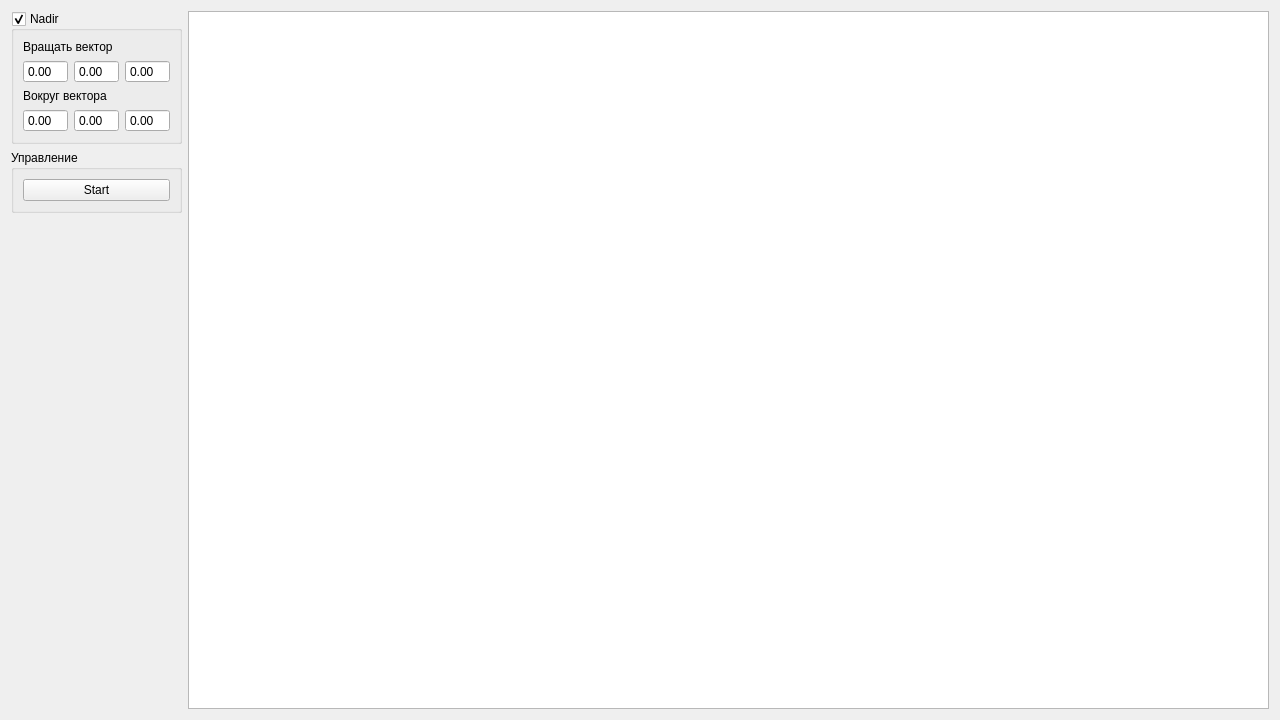
<?xml version="1.0" encoding="UTF-8"?>
<ui version="4.0">
 <class>Form</class>
 <widget class="QWidget" name="Form">
  <property name="geometry">
   <rect>
    <x>0</x>
    <y>0</y>
    <width>1280</width>
    <height>720</height>
   </rect>
  </property>
  <property name="windowTitle">
   <string>Form</string>
  </property>
  <layout class="QGridLayout" name="gridLayout">
   <item row="2" column="0">
    <spacer name="verticalSpacer">
     <property name="orientation">
      <enum>Qt::Vertical</enum>
     </property>
     <property name="sizeHint" stdset="0">
      <size>
       <width>20</width>
       <height>40</height>
      </size>
     </property>
    </spacer>
   </item>
   <item row="1" column="0">
    <widget class="QGroupBox" name="groupBox">
     <property name="sizePolicy">
      <sizepolicy hsizetype="Preferred" vsizetype="Minimum">
       <horstretch>0</horstretch>
       <verstretch>0</verstretch>
      </sizepolicy>
     </property>
     <property name="title">
      <string>Управление</string>
     </property>
     <layout class="QGridLayout" name="gridLayout_3">
      <item row="0" column="0">
       <widget class="QPushButton" name="StartStopBtn">
        <property name="text">
         <string>Start</string>
        </property>
       </widget>
      </item>
     </layout>
    </widget>
   </item>
   <item row="0" column="0">
    <widget class="QGroupBox" name="groupBox_2">
     <property name="title">
      <string>Nadir</string>
     </property>
     <property name="flat">
      <bool>false</bool>
     </property>
     <property name="checkable">
      <bool>true</bool>
     </property>
     <property name="checked">
      <bool>true</bool>
     </property>
     <layout class="QGridLayout" name="gridLayout_2">
      <item row="0" column="0" colspan="3">
       <widget class="QLabel" name="R_lbl">
        <property name="text">
         <string>Вращать вектор</string>
        </property>
       </widget>
      </item>
      <item row="1" column="0">
       <widget class="QDoubleSpinBox" name="R_x">
        <property name="frame">
         <bool>true</bool>
        </property>
        <property name="buttonSymbols">
         <enum>QAbstractSpinBox::NoButtons</enum>
        </property>
        <property name="keyboardTracking">
         <bool>false</bool>
        </property>
        <property name="minimum">
         <double>-99.989999999999995</double>
        </property>
        <property name="singleStep">
         <double>0.010000000000000</double>
        </property>
       </widget>
      </item>
      <item row="2" column="0" colspan="3">
       <widget class="QLabel" name="V_lbl">
        <property name="text">
         <string>Вокруг вектора</string>
        </property>
       </widget>
      </item>
      <item row="1" column="2">
       <widget class="QDoubleSpinBox" name="R_z">
        <property name="buttonSymbols">
         <enum>QAbstractSpinBox::NoButtons</enum>
        </property>
        <property name="keyboardTracking">
         <bool>false</bool>
        </property>
        <property name="minimum">
         <double>-99.989999999999995</double>
        </property>
        <property name="singleStep">
         <double>0.010000000000000</double>
        </property>
       </widget>
      </item>
      <item row="1" column="1">
       <widget class="QDoubleSpinBox" name="R_y">
        <property name="buttonSymbols">
         <enum>QAbstractSpinBox::NoButtons</enum>
        </property>
        <property name="keyboardTracking">
         <bool>false</bool>
        </property>
        <property name="minimum">
         <double>-99.989999999999995</double>
        </property>
        <property name="singleStep">
         <double>0.010000000000000</double>
        </property>
       </widget>
      </item>
      <item row="3" column="0">
       <widget class="QDoubleSpinBox" name="V_x">
        <property name="buttonSymbols">
         <enum>QAbstractSpinBox::NoButtons</enum>
        </property>
        <property name="keyboardTracking">
         <bool>false</bool>
        </property>
        <property name="minimum">
         <double>-99.989999999999995</double>
        </property>
        <property name="singleStep">
         <double>0.010000000000000</double>
        </property>
       </widget>
      </item>
      <item row="3" column="1">
       <widget class="QDoubleSpinBox" name="V_y">
        <property name="buttonSymbols">
         <enum>QAbstractSpinBox::NoButtons</enum>
        </property>
        <property name="keyboardTracking">
         <bool>false</bool>
        </property>
        <property name="minimum">
         <double>-99.989999999999995</double>
        </property>
        <property name="singleStep">
         <double>0.010000000000000</double>
        </property>
       </widget>
      </item>
      <item row="3" column="2">
       <widget class="QDoubleSpinBox" name="V_z">
        <property name="frame">
         <bool>true</bool>
        </property>
        <property name="buttonSymbols">
         <enum>QAbstractSpinBox::NoButtons</enum>
        </property>
        <property name="keyboardTracking">
         <bool>false</bool>
        </property>
        <property name="minimum">
         <double>-99.989999999999995</double>
        </property>
        <property name="singleStep">
         <double>0.010000000000000</double>
        </property>
       </widget>
      </item>
     </layout>
    </widget>
   </item>
   <item row="0" column="1" rowspan="3">
    <widget class="QTextBrowser" name="logTE"/>
   </item>
  </layout>
 </widget>
 <tabstops>
  <tabstop>groupBox_2</tabstop>
  <tabstop>R_x</tabstop>
  <tabstop>R_y</tabstop>
  <tabstop>R_z</tabstop>
  <tabstop>V_x</tabstop>
  <tabstop>V_y</tabstop>
  <tabstop>V_z</tabstop>
  <tabstop>logTE</tabstop>
 </tabstops>
 <resources/>
 <connections/>
</ui>
